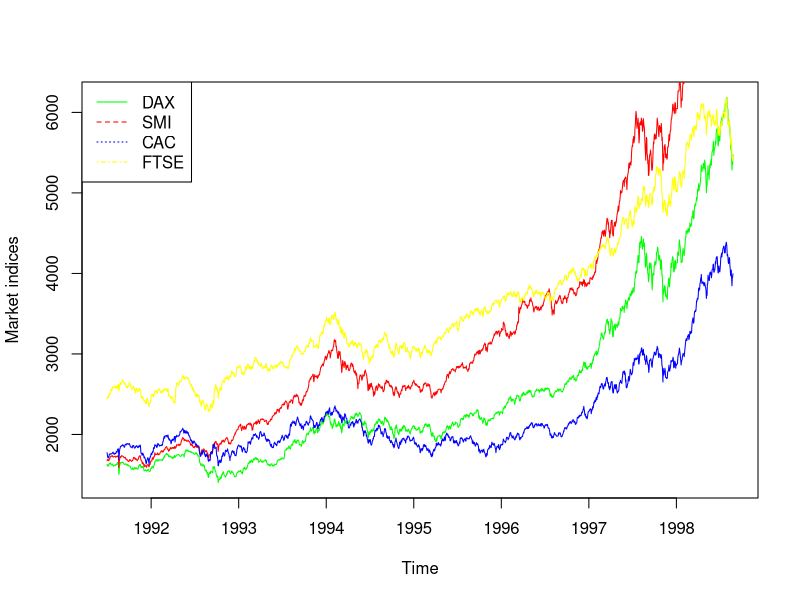

Here is the R script that generated this plot:
library(datasets)
data("EuStockMarkets")

plot(EuStockMarkets[, 1], col = "green", ylab = "Market indices")
lines(EuStockMarkets[, 2], col = "red")
lines(EuStockMarkets[, 3], col = "blue")
lines(EuStockMarkets[, 4], col = "yellow")
legend("topleft", 
       legend=c("DAX", "SMI", "CAC", "FTSE"),
       col=c("green", "red", "blue", "yellow"),
       lty=1:4)

reg_data <- data.frame(DAX = as.vector(EuStockMarkets[, 1]),
                       SMI = as.vector(EuStockMarkets[, 2]),
                       CAC = as.vector(EuStockMarkets[, 3]),
                       FTSE = as.vector(EuStockMarkets[, 4]),
                       date =  as.numeric(time(EuStockMarkets)))

legend(1, 95, legend=c("Line 1", "Line 2"),
       col=c("red", "blue"), lty=1:2, cex=0.8)

f1 <- lm(DAX ~ date, data = reg_data)
print(summary(f1))

f2 <- lm(SMI ~ date, data = reg_data)
print(summary(f2))

f3 <- lm(CAC ~ date, data = reg_data)
print(summary(f3))

f4 <- lm(FTSE ~ date, data = reg_data)
print(summary(f4))

f5 <- lm(DAX + SMI + CAC + FTSE ~ date, data = reg_data)
print(summary(f5))
